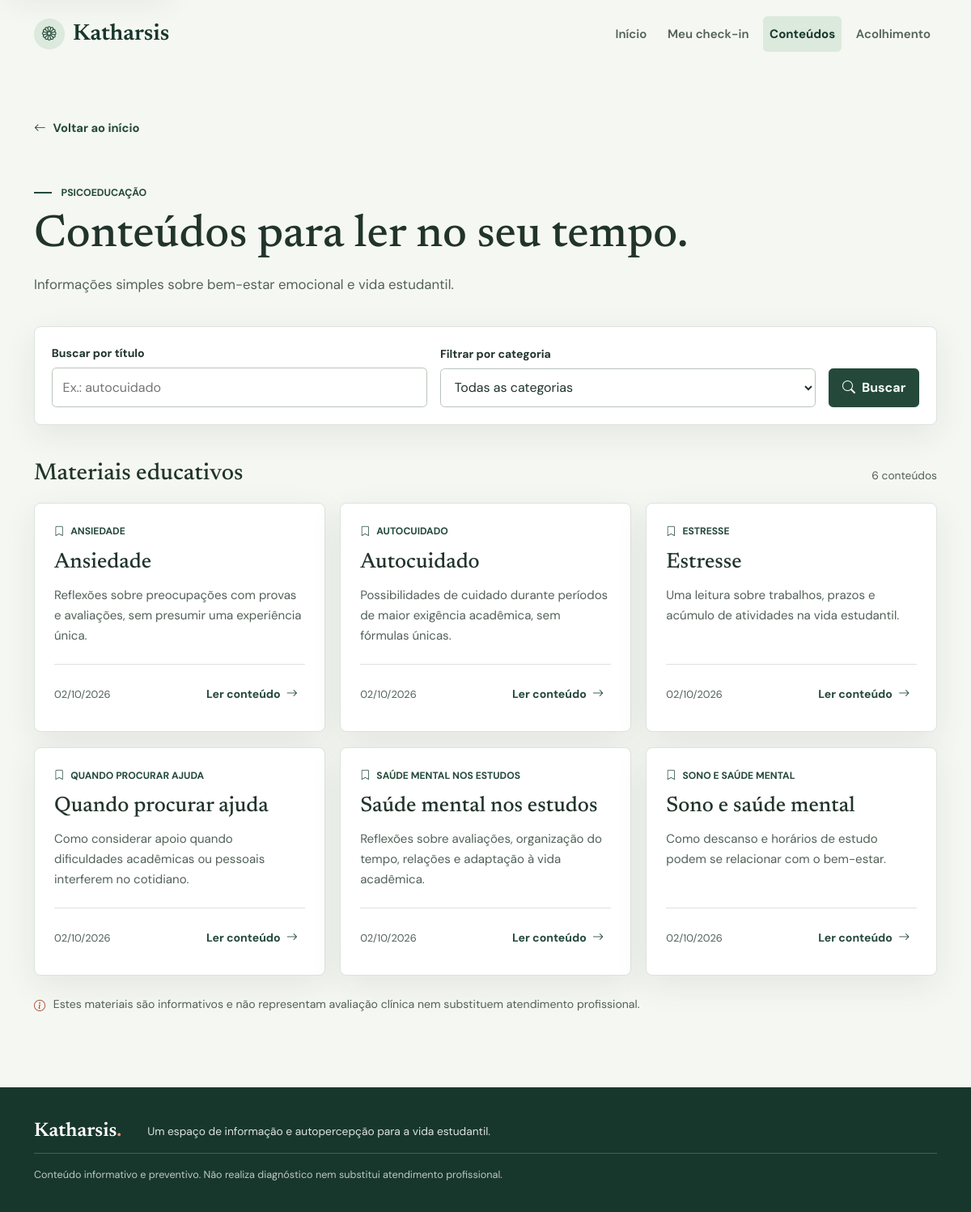
Screenshot of /conteudos/ with the database file from the repository.
### conteudos/models.py (models this page shows, shortened)
class Conteudo(models.Model):
	titulo = models.CharField(max_length=200)
	resumo = models.TextField()
	texto = models.TextField()
	categoria = models.ForeignKey(
		Categoria,
		on_delete=models.PROTECT,
		related_name='conteudos',
	)
	data_publicacao = models.DateTimeField(default=timezone.now)
	ativo = models.BooleanField(default=False)
	class Meta:
		ordering = ('titulo',)
		verbose_name = 'conteúdo'
		verbose_name_plural = 'conteúdos'

class Categoria(models.Model):
	nome = models.CharField(max_length=100, unique=True)
	slug = models.SlugField(max_length=120, unique=True)
	descricao = models.TextField(blank=True)
	class Meta:
		ordering = ('nome',)
		verbose_name = 'categoria'
		verbose_name_plural = 'categorias'

### conteudos/views.py (the view)
# urls.py: path('', views.lista, name='lista'),
def lista(request):
	termo = request.GET.get('q', '').strip()[:100]
	categoria_slug = request.GET.get('categoria', '').strip()
	categorias = Categoria.objects.order_by('nome')
	categoria_selecionada = categorias.filter(slug=categoria_slug).first()
	materiais = Conteudo.objects.filter(ativo=True).select_related('categoria')
	if termo:
		materiais = materiais.filter(titulo__icontains=termo)
	if categoria_selecionada:
		materiais = materiais.filter(categoria=categoria_selecionada)
	return render(request, 'conteudos/lista.html', {
		'materiais': materiais,
		'categorias': categorias,
		'termo': termo,
		'categoria_selecionada': categoria_selecionada,
	})

### templates/conteudos/lista.html (shortened to what this page needs)
{% extends 'base.html' %}
{% block content %}
<section class="library-page" aria-labelledby="library-title">
  <div class="container site-container">
    <a class="content-back" href="{% url 'inicio' %}"><i class="bi bi-arrow-left" aria-hidden="true"></i> Voltar ao início</a>
    <header class="library-heading">
      <p class="eyebrow"><span aria-hidden="true"></span> Psicoeducação</p>
      <h1 id="library-title">Conteúdos para ler no seu tempo.</h1>
      <p>Informações simples sobre bem-estar emocional e vida estudantil.</p>
    </header>
    <form class="library-filters" method="get" action="{% url 'conteudos:lista' %}" role="search" aria-label="Buscar e filtrar conteúdos">
      <div class="library-field">
        <label for="busca-titulo">Buscar por título</label>
        <input id="busca-titulo" name="q" type="search" value="{{ termo }}" maxlength="100" placeholder="Ex.: autocuidado">
      </div>
      <div class="library-field">
        <label for="filtro-categoria">Filtrar por categoria</label>
        <select id="filtro-categoria" name="categoria">
          <option value="">Todas as categorias</option>
        </select>
      </div>
      <div class="library-filter-actions">
        <button class="btn library-search-button" type="submit"><i class="bi bi-search" aria-hidden="true"></i> Buscar</button>
      </div>
    </form>
    <div class="library-results-heading">
      <h2>Materiais educativos</h2>
      <p>{% if materiais|length == 1 %}1 conteúdo{% else %}{{ materiais|length }} conteúdos{% endif %}</p>
    </div>
    <div class="library-grid">
      {% for conteudo in materiais %}
        <article class="library-card">
          <p class="library-category"><i class="bi bi-bookmark" aria-hidden="true"></i> {{ conteudo.categoria.nome }}</p>
          <h3>{{ conteudo.titulo }}</h3>
          <p class="library-summary">{{ conteudo.resumo }}</p>
          <div class="library-card-footer">
            <time datetime="{{ conteudo.data_publicacao|date:'c' }}">{{ conteudo.data_publicacao|date:'d/m/Y' }}</time>
            <a class="library-read-button" href="{% url 'conteudos:detalhe' conteudo.pk %}">Ler conteúdo <i class="bi bi-arrow-right" aria-hidden="true"></i></a>
          </div>
        </article>
      {% empty %}
        <div class="library-empty">
          <i class="bi bi-search" aria-hidden="true"></i>
          <h3>Nenhum conteúdo encontrado</h3>
          <p>Tente outro título ou escolha uma categoria diferente.</p>
        </div>
      {% endfor %}
    </div>
    <p class="library-disclaimer"><i class="bi bi-info-circle" aria-hidden="true"></i> Estes materiais são informativos e não representam avaliação clínica nem substituem atendimento profissional.</p>
  </div>
</section>
{% endblock %}

### templates/base.html (shortened to what this page needs)
{% load static %}
<!doctype html>
<html lang="pt-BR">
<head>
  <link href="https://cdn.jsdelivr.net/npm/bootstrap@5.3.8/dist/css/bootstrap.min.css" rel="stylesheet">
  <link href="https://cdn.jsdelivr.net/npm/bootstrap-icons@1.13.1/font/bootstrap-icons.min.css" rel="stylesheet">
  <link href="{% static 'css/estilo.css' %}" rel="stylesheet">
</head>
<body>
  <header class="site-header">
    <nav class="navbar navbar-expand-lg" aria-label="Navegação principal">
      <div class="container site-container">
        <a class="navbar-brand brand-lockup" href="{% url 'inicio' %}" aria-label="Katharsis, início">
          <span class="brand-mark" aria-hidden="true"><i class="bi bi-flower1"></i></span>
          <span>Katharsis</span>
        </a>
        <div class="collapse navbar-collapse" id="navegacao-principal">
          <ul class="navbar-nav ms-auto align-items-lg-center">
            <li class="nav-item"><a class="nav-link" href="{% url 'inicio' %}#inicio">Início</a></li>
            <li class="nav-item"><a class="nav-link" href="{% url 'checkin:index' %}">Meu check-in</a></li>
            <li class="nav-item"><a class="nav-link{% if request.resolver_match.namespace == 'conteudos' %} active{% endif %}"{% if request.resolver_match.namespace == 'conteudos' %} aria-current="page"{% endif %} href="{% url 'conteudos:lista' %}">Conteúdos</a></li>
            <li class="nav-item"><a class="nav-link" href="{% url 'acolhimento' %}">Acolhimento</a></li>
          </ul>
        </div>
      </div>
    </nav>
  </header>
  <main id="conteudo-principal">
    {% block content %}{% endblock %}
  </main>
  <footer class="site-footer">
    <div class="container site-container footer-inner">
      <a class="footer-brand" href="{% url 'inicio' %}">Katharsis<span aria-hidden="true">.</span></a>
      <p>Um espaço de informação e autopercepção para a vida estudantil.</p>
      <div class="footer-note">Conteúdo informativo e preventivo. Não realiza diagnóstico nem substitui atendimento profissional.</div>
    </div>
  </footer>
</body>
</html>

### rows the page displays
Conteudo: categoria.nome "ANSIEDADE", titulo "Ansiedade", resumo "Reflexões sobre preocupações com provas e avaliações, sem presumir uma experiência única.", data_publicacao "02/10/2026"
Conteudo: categoria.nome "AUTOCUIDADO", titulo "Autocuidado", resumo "Possibilidades de cuidado durante períodos de maior exigência acadêmica, sem fórmulas únicas.", data_publicacao "02/10/2026"
Conteudo: categoria.nome "ESTRESSE", titulo "Estresse", resumo "Uma leitura sobre trabalhos, prazos e acúmulo de atividades na vida estudantil.", data_publicacao "02/10/2026"
Conteudo: categoria.nome "QUANDO PROCURAR AJUDA", titulo "Quando procurar ajuda", resumo "Como considerar apoio quando dificuldades acadêmicas ou pessoais interferem no cotidiano.", data_publicacao "02/10/2026"
Conteudo: categoria.nome "SAÚDE MENTAL NOS ESTUDOS", titulo "Saúde mental nos estudos", resumo "Reflexões sobre avaliações, organização do tempo, relações e adaptação à vida acadêmica.", data_publicacao "02/10/2026"
Conteudo: categoria.nome "SONO E SAÚDE MENTAL", titulo "Sono e saúde mental", resumo "Como descanso e horários de estudo podem se relacionar com o bem-estar.", data_publicacao "02/10/2026"

### other values shown
{{ materiais|length }} "6"
